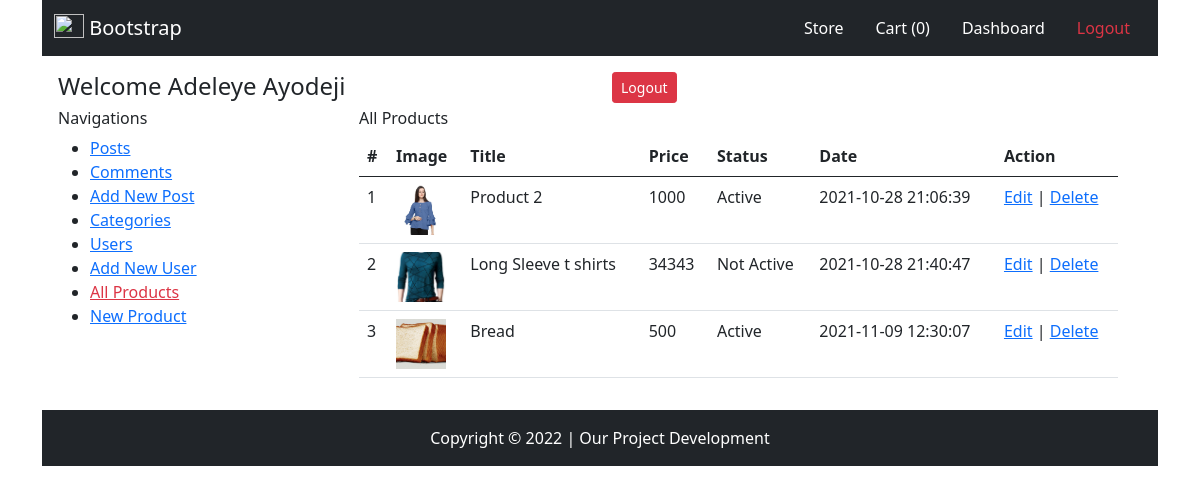
The app's page /products.php (signed in) with its own data.
### tables this page shows
CREATE TABLE IF NOT EXISTS `products` (
  `id` int(11) NOT NULL AUTO_INCREMENT,
  `title` varchar(1000) DEFAULT NULL,
  `image` varchar(1000) DEFAULT NULL,
  `status` int(255) DEFAULT '0',
  `category_id` varchar(1000) DEFAULT NULL,
  `content` text,
  `price` varchar(1000) DEFAULT NULL,
  `timestamp` timestamp NOT NULL DEFAULT CURRENT_TIMESTAMP,
  PRIMARY KEY (`id`)
);

### products.php (the view, shortened to what this page needs)
<?php
require "inc/header.php";
?>
<div class="container">
    <?php
require './pages/header-home.php';
include "inc/process.php";
?>
    <div class="container p-3">
        <div class="row">
            <div class="col-12">
                <div class="row">
                    <div class="col-6">
                        <h4>Welcome <?php echo $_SESSION["user"]["name"]; ?></h4>
                    </div>
                    <div class="col-6">
                        <a href="logout.php" class="btn btn-sm btn-danger">Logout</a>
                    </div>
                </div>
            </div>
            <div class="col-3">
                <h6>Navigations</h6>
                <ul>
                    <li>
                        <a href="posts.php">Posts</a>
                    </li>
                    <li>
                        <a href="comments.php">Comments</a>
                    </li>
                    <li>
                        <a href="new-post.php">Add New Post</a>
                    </li>
                    <li>
                        <a href="category.php">Categories</a>
                    </li>
                    <li>
                        <a href="users.php">Users</a>
                    </li>
                    <li>
                        <a href="new-user.php">Add New User</a>
                    </li>
                    <li>
                        <a href="products.php" class="text-danger">All Products</a>
                    </li>
                    <li>
                        <a href="new-product.php">New Product</a>
                    </li>
                </ul>
            </div>
            <div class="col-9">
                <div class="container">
                    <h6>All Products</h6>
                    <table class="table">
                        <thead>
                            <tr>
                                <th scope="col">#</th>
                                <th scope="col">Image</th>
                                <th scope="col">Title</th>
                                <th scope="col">Price</th>
                                <th scope="col">Status</th>
                                <th scope="col">Date</th>
                                <th scope="col">Action</th>
                            </tr>
                        </thead>
                        <tbody>
                            <?php
                            $sql = "SELECT * FROM products";
                            $query = mysqli_query($connection, $sql);
                            $count = 1;
                            while ($result = mysqli_fetch_assoc($query)) {
                                ?>
                            <tr>
                                <td scope="row"><?php echo $count; ?></td>
                                <td scope="row">
                                    <img height="50" src="<?php echo $result["image"] ?>"
                                        style="width: 50px;height: 50px;object-fit: cover;object-position: center;"
                                        alt="">
                                </td>
                                <td>
                                    <?php echo $result["title"] ?>
                                </td>
                                <td>
                                    <?php echo $result["price"] ?>
                                </td>
                                <td>
                                    <?php
                                    if($result["status"]){
                                        ?>
                                    Active
                                    <?php
                                    }else{
                                        ?>
                                    Not Active
                                    <?php
                                    }
                                    ?>
                                </td>
                                <td>
                                    <?php echo $result["timestamp"] ?>
                                </td>
                                <td>
                                    <a href="edit-product.php?edit_product_id=<?php echo $result["id"] ?>">Edit</a>
                                    |
                                    <a href="?delete_product=<?php echo $result["id"] ?>">Delete</a>
                                </td>
                            </tr>
                            <?php
                            $count++;
                            }
                            ?>
                        </tbody>
                    </table>
                </div>
            </div>
        </div>
    </div>
    <?php
require './pages/footer-home.php';
?>
</div>
<?php
require "inc/footer.php";
?>

### records on screen
products: image (picture), title "Product 2", price "1000", status "Active", timestamp "2021-10-28 21:06:39"
products: image (picture), title "Long Sleeve t shirts", price "34343", status "Not Active", timestamp "2021-10-28 21:40:47"
products: image (picture), title "Bread", price "500", status "Active", timestamp "2021-11-09 12:30:07"

### other values on screen
$_SESSION["user"]["name"] "Adeleye Ayodeji"
